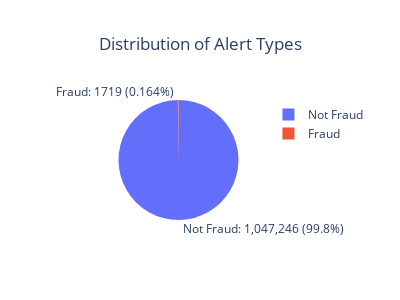

Notebook source saved alongside this figure:
### Code cell
# Create the pie chart
fig = go.Figure(data=[go.Pie(
    labels=['Not Fraud', 'Fraud'],
    values=[fraud_counts.get(0, 0), fraud_counts.get(1, 0)],
    textinfo='percent+value',  # Show both percentage and value
    texttemplate='%{label}: %{value} (%{percent})',  # Format the label text
    textfont_size=12
)])

# Update layout with specific dimensions and centered title
fig.update_layout(
    title_text='Distribution of Alert Types',
    title_x=0.5,  # Center the title
    width=400,  # Set the width of the figure
    height=300  # Set the height of the figure
)

# Display the figure
fig.show()

### Figure 1 — Plotly figure (JSON) as saved in the notebook; plotly's stock layout.template omitted (floating-point values rounded to 4 significant figures)
{"data": [{"labels": ["Not Fraud", "Fraud"], "textfont": {"size": 12}, "textinfo": "percent+value", "texttemplate": "%{label}: %{value} (%{percent})", "type": "pie", "values": [1047246, 1719]}], "layout": {"height": 300, "title": {"text": "Distribution of Alert Types", "x": 0.5}, "width": 400}}
